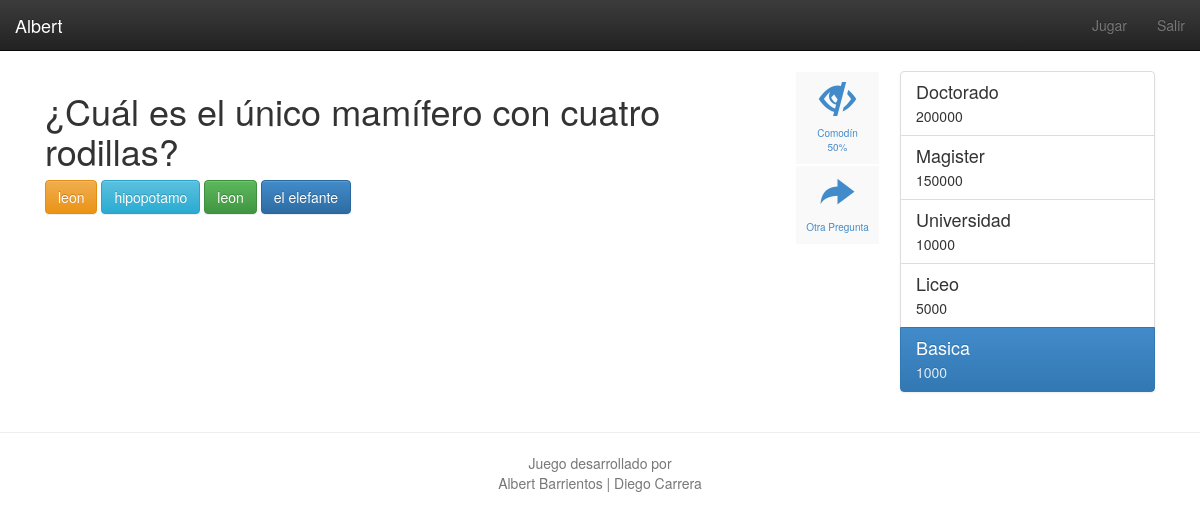
Page /jugar (signed in) on the committed database.
### tables this page shows
CREATE TABLE `preguntas` (
					`id_pregunta`	INTEGER,
					`pregunta`	TEXT,
					`respuesta_correcta`	TEXT,
					`etapa_nombre_etapa`	TEXT,
					PRIMARY KEY(id_pregunta AUTOINCREMENT),
					FOREIGN KEY(`etapa_nombre_etapa`) REFERENCES 'etapa'('nombre_etapa')
				);

CREATE TABLE `alternativa` (
					`id_alterantiva`	INTEGER,
					`respuesta`	TEXT,
					`preguntas_id_pregunta`	INTEGER,
					PRIMARY KEY(id_alterantiva AUTOINCREMENT),
					FOREIGN KEY(`preguntas_id_pregunta`) REFERENCES 'preguntas'('id_pregunta')
				);

CREATE TABLE `etapa` (
				`nombre_etapa`	TEXT,
				`monto`	INTEGER,
				"no_etapa" INTEGER UNIQUE,
				"mensaje" TEXT,
				PRIMARY KEY(nombre_etapa)
			);

### app.py (the view)
@app.route('/jugar')
def jugar():
    if 'email' not in session: return redirect('')
    conn = getConexion()
    c = getCursor(conn)
    result = c.execute('select * from preguntas where etapa_nombre_etapa = ? ORDER BY RANDOM()  limit 1 ',[primera])
    pregunta = result.fetchone()
    id_pregunta = pregunta[0]
    result2 = c.execute('select * from alternativa where preguntas_id_pregunta=? limit 3', [id_pregunta])
    alternativa = result2.fetchall()
    etapa = c.execute('select * from etapa order by monto desc');
    return render_template('jugar.html',pregunta=pregunta,alternativa=alternativa,etapa=etapa,usuario = session['nombre'])

### app.py (called while the page is built)
def getConexion():
    conn = sqlite3.connect('proyecto.db')
    return conn

def getCursor(conn):
    c = conn.cursor()
    return c;

### templates/jugar.html (shortened to what this page needs)
{% extends "base.html" %}
{% block head %}
{{ super() }}
{% endblock head %}
{% block content %}
	<div class="col-md-8">
		<h1 id="pregunta" rel="{{pregunta[0]}}">
			{{pregunta[1]}}
		</h1>
		<div id="respuestas">
			<a href="javascrip:;" class="btn btn-warning">
				{{ alternativa[1][1] }}
			</a>
			<a href="javascrip:;" class="btn btn-info">
				{{ alternativa[0][1] }}
			</a>
			<a  href="javascrip:;" class="btn btn-success">
				{{ alternativa[1][1] }}
			</a>
			<a  href="javascrip:;" class="btn btn-primary">
				{{ pregunta[2] }}
			</a>
		</div>
	</div>
	<div class="col-md-1">
		<div class="bs-glyphicons">
			<ul class="bs-glyphicons-list">
				<li>
					<a href="javascript:;" id="porciento">
						<span class="glyphicon glyphicon-eye-close" aria-hidden="true"></span>
						<span class="glyphicon-class">
							Comodín 50%
						</span>
		          	</a>
		        </li>
		        <li>
					<a href="javascript:;" id="otra_pregunta">
						<span class="glyphicon glyphicon-share-alt" aria-hidden="true"></span>
						<span class="glyphicon-class">
							Otra Pregunta
						</span>
		          	</a>
		        </li>
			</ul>
		</div>
	</div>
	<div class="col-md-3">
		<ul class="list-group" id="etapa">
			{% for e in etapa %}
				<li id="id_{{ e[2] }}" rel="{{ e[2] }}" class="list-group-item {% if e[1] == 1000 %} active {% endif %}">
					<h4 class="list-group-item-heading">{{ e[0] }}</h4>
					<p class="list-group-item-text">{{ e[1] }}</p>
				</li>
			{% endfor %}
		</ul>
	</div>
{% endblock content %}

### templates/base.html (shortened to what this page needs)
<!DOCTYPE html>
<html>
	{% block head %}
	<head>
		<link href="{{url_for('static', filename='bootstrap/css/bootstrap.min.css')}}" rel="stylesheet">
    	<link href="{{url_for('static', filename='bootstrap/css/bootstrap-theme.min.css')}}" rel="stylesheet">
	</head>
    {% endblock head %}
	<body>
		{% block menu %}
		<nav class="navbar navbar-inverse navbar-static-top" role="navigation">
		  <div class="container-fluid">
		    <div class="navbar-header">
		      <a class="navbar-brand" href="/perfil">{{ usuario }}</a>
		    </div>
		    <div class="collapse navbar-collapse" id="bs-example-navbar-collapse-1">
		   		<ul class="nav navbar-nav navbar-right">
		        	<li><a href="/jugar">Jugar</a></li>
		        	<li><a href="/salir">Salir</a></li>
		        </ul>
		    </div>
		  </div>
		</nav>
		{% endblock menu %}
		<div class="container" id="content">
	    {% block content %}
	    {% endblock content %}
	    </div>
	    <div id="footer">
	        <hr />
	        {% block footer %}
	        <div class="container" align="center">
	            <p class="text-muted credit">Juego desarrollado por <br> Albert Barrientos | Diego Carrera</p>
	        </div>
	        {% endblock footer %}
	    </div>
	</body>
<html>

### templates/jugar.html (style rules this page uses)
.bs-glyphicons { margin-right: 0; margin-left: 0; }
.bs-glyphicons { margin: 0 -10px 20px; overflow: hidden; }
.bs-glyphicons-list { padding-left: 0; list-style: none; }
.bs-glyphicons a { display: block; padding: 10px; font-size: 10px; line-height: 1.4; text-align: center; background-color: #f9f9f9; border: 1px solid #fff; text-decoration: none; }
.bs-glyphicons a span { display: block; }
.bs-glyphicons a span.glyphicon { font-size: 3.4em; }
.bs-glyphicons a span.glyphicon-class { margin-top: 10px; }

### rows in the picture
preguntas: pregunta "¿Cuál es el único mamífero con cuatro rodillas?", respuesta_correcta "el elefante"
alternativa: respuesta "leon"
alternativa: respuesta "hipopotamo"
etapa: nombre_etapa "Doctorado", monto "200000"
etapa: nombre_etapa "Magister", monto "150000"
etapa: nombre_etapa "Universidad", monto "10000"
etapa: nombre_etapa "Liceo", monto "5000"
etapa: nombre_etapa "Basica", monto "1000"

### other values in the picture
{{ usuario }} "Albert"
